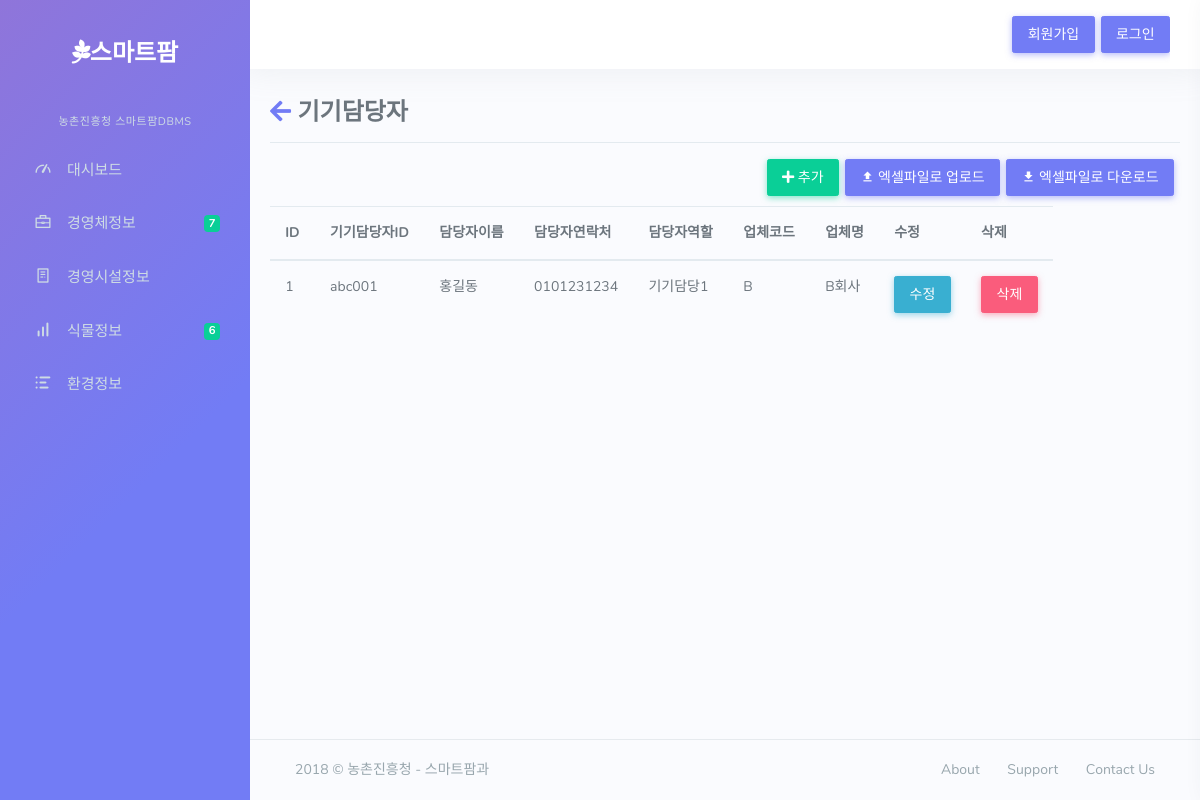
Page /da on the earlier database version.
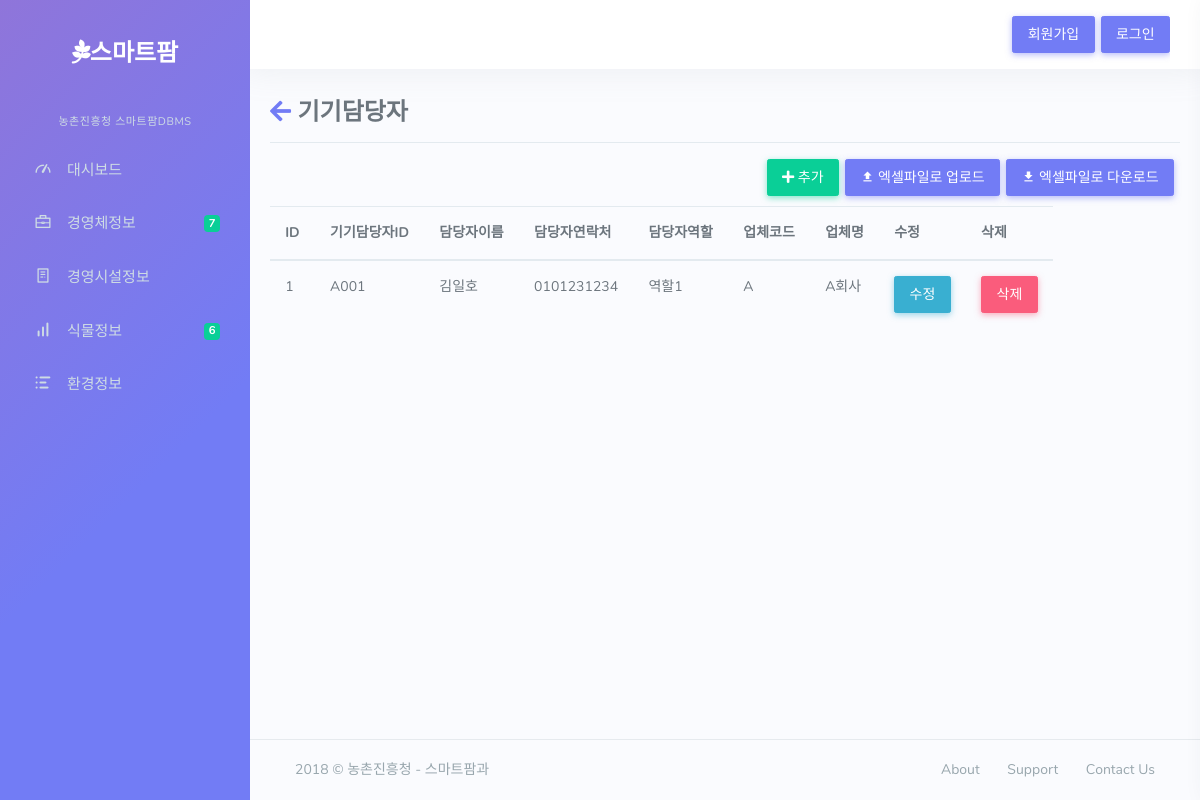
Same page on the later database version.
### dashboard/models.py (models this page shows, shortened)
class device_admin(models.Model):
	DA_ID=models.CharField(max_length=10)
	DA_NAME=models.CharField(max_length=20)
	DA_PHONE=models.CharField(max_length=13)
	DA_ROLE=models.CharField(max_length=20)
	CI_ID=models.ForeignKey(com_infor)

class com_infor(models.Model):
	CI_CODE=models.CharField(max_length=10)
	CI_NAME=models.CharField(max_length=30)
	CI_ADDR=models.CharField(max_length=100)
	CI_PHONE=models.CharField(max_length=13)

### dashboard/views.py (the view)
# urls.py: url(r'^da$',views.da,name='da'),
def da(request):
	ds=device_admin.objects.all()
	return render(request,"farm/da.html",{"ds":ds})

### dashboard/templates/farm/da.html (shortened to what this page needs)
{% extends 'farm/base.html' %}
{% block content %}
{% load staticfiles %}
	<link href="{% static 'farm/css/e1.css' %}" rel="stylesheet">
	<link href="https://use.fontawesome.com/releases/v5.0.7/css/all.css" rel="stylesheet">
	<div class=tg>
		<h3><a href="{% url 'elist' %}"><i class="fas fa-arrow-left"></i></a> 기기담당자</h3>
		<hr>
		<a href="{% static 'farm/files/env_outer.xlsx' %}" download><button class="optional btn btn-primary mr-1"><i class="mdi mdi-download"></i> 엑셀파일로 다운로드</button></a>
		<a href="javascript:document.getElementById('xls').click();"><button class="optional btn btn-primary mr-1 ml-1"><i class="mdi mdi-upload"></i> 엑셀파일로 업로드</button></a>
		<a href="{% url 'da_update' %}"><button class="btn btn-success"><i class="fas fa-plus"></i> 추가</button></a>
		<table class="table table-hover table-responsive">
		  <thead>
		    <tr>
		      <th scope="col">ID</th>
		      <th scope="col">기기담당자ID</th>
		      <th scope="col">담당자이름</th>
		      <th scope="col">담당자연락처</th>
		      <th scope="col">담당자역할</th>
		      <th scope="col">업체코드</th>
		      <th scope="col">업체명</th>
		      <th scope="col">수정</th>
		      <th scope="col">삭제</th>
		    </tr>
		  </thead>
		  <tbody>
		{% for i in ds %}
			<tr>
				<td>{{i.id}}</td>
				<td>{{i.DA_ID}}</td>
				<td>{{i.DA_NAME}}</td>
				<td>{{i.DA_PHONE}}</td>
				<td>{{i.DA_ROLE}}</td>
				<td>{{i.CI_ID.CI_CODE}}</td>
				<td>{{i.CI_ID.CI_NAME}}</td>
				<td><a href="{% url 'da_update' %}?id={{i.id}}"><button class="btn btn-info">수정</button></a></td>
				<td><button class="btn btn-danger" data-toggle="modal" data-target="#delmodal{{i.id}}">삭제</button></td>
			</tr>
		{% endfor %}
		</tbody>
		</table>
	</div>
{% endblock %}

Differences in the rows shown:
changed device_admin id 1: DA_ID "abc001" → "A001"; DA_NAME "홍길동" → "김일호"; DA_ROLE "기기담당1" → "역할1"; CI_ID.CI_CODE "B" → "A"; CI_ID.CI_NAME "B회사" → "A회사"
